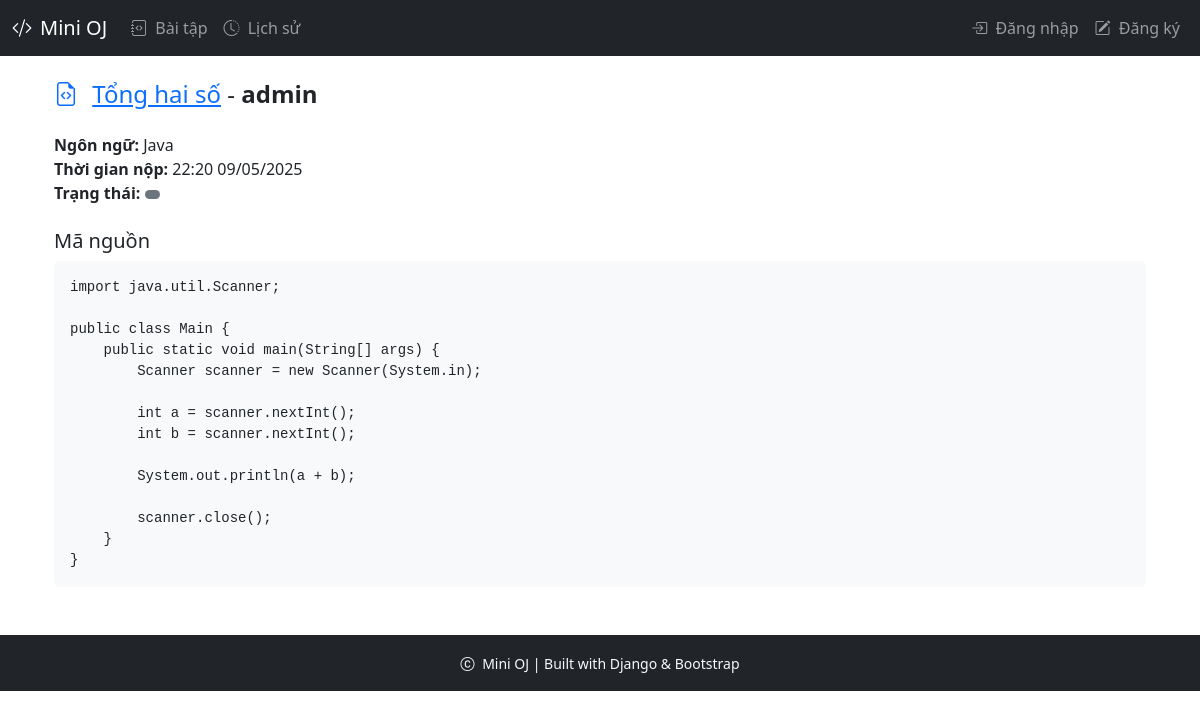
Screenshot of /submission/21/ with the database file from the repository.
### judge/models.py (models this page shows, shortened)
class Submission(models.Model):
    user = models.ForeignKey(User, on_delete=models.CASCADE)
    problem = models.ForeignKey(Problem, on_delete=models.CASCADE)
    code = models.TextField()
    language = models.ForeignKey(Language, on_delete=models.SET_NULL, null=True)
    submitted_at = models.DateTimeField(auto_now_add=True)
    status = models.CharField(
        max_length=20,
        choices= [
            ('PENDING', 'Pending'),
            ('SUBMITTED', 'Submitted'),
            ('COMPILE_ERROR', 'Compilation Error'),
            ('SYSTEM_ERROR', 'System Error'),
        ], default='PENDING')

class Problem(models.Model):
    title = models.CharField(max_length=255)
    description = models.TextField(255)
    content = models.TextField()
    input_format = models.TextField()
    output_format = models.TextField()
    time_limit = models.FloatField(default=1.0, help_text="Second")
    memory_limit = models.IntegerField(default=256, help_text="MB")
    languages = models.ManyToManyField(Language)

class Language(models.Model):
    code = models.CharField(max_length=10, unique=True)
    mode = models.CharField(max_length=30)
    name = models.CharField(max_length=50)

### judge/views.py (the view)
# urls.py: path("submission/<int:submission_id>/", views.submission, name="submission"),
def submission(request, submission_id):
    submission = Submission.objects.get(id=submission_id)
    if request.user != submission.user and not request.user.is_superuser:
        pass
    return render(request, 'judge/submission.html', {'submission': submission})

### judge/templates/judge/submission.html (shortened to what this page needs)
{% extends "judge/site_base.html" %}
{% block content %}
<div class="container mt-4">
  <h4 class="mb-4">
    <i class="bi bi-file-earmark-code text-primary me-2"></i>
    <a href="{% url 'problem' submission.problem.id %}" class="text-primary">{{ submission.problem.title }}</a>
    - <strong>{{ submission.user.username }}</strong>
  </h4>
  <ul class="list-unstyled mb-4">
    <li><strong>Ngôn ngữ:</strong> {{ submission.language.name }}</li>
    <li><strong>Thời gian nộp:</strong> {{ submission.submitted_at|date:"H:i d/m/Y" }}</li>
    <li><strong>Trạng thái:</strong>
      <span class="badge
        {% if submission.verdict == 'ACCEPTED' %}bg-success
        {% elif submission.verdict == 'WRONG_ANSWER' %}bg-danger
        {% elif submission.verdict == 'COMPILE_ERROR' %}bg-warning text-dark
        {% else %}bg-secondary
        {% endif %}
      ">
      </span>
    </li>
  </ul>
  <h5 class="mt-4">Mã nguồn</h5>
  <pre class="bg-light rounded p-3"><code>{{ submission.code }}</code></pre>
</div>
{% endblock %}

### rows the page displays
Submission: problem "Tổng hai số", user.username "admin", language.name "Java", submitted_at "22:20 09/05/2025", code "import java.util.Scanner; public class Main { public static void main(String[] args) { Scanner scanner = new Scanner(System.in); int a = scanner.nextInt(); int b = scanner.nextInt(); System.out.println(a + b); scanner.close(); } }"
